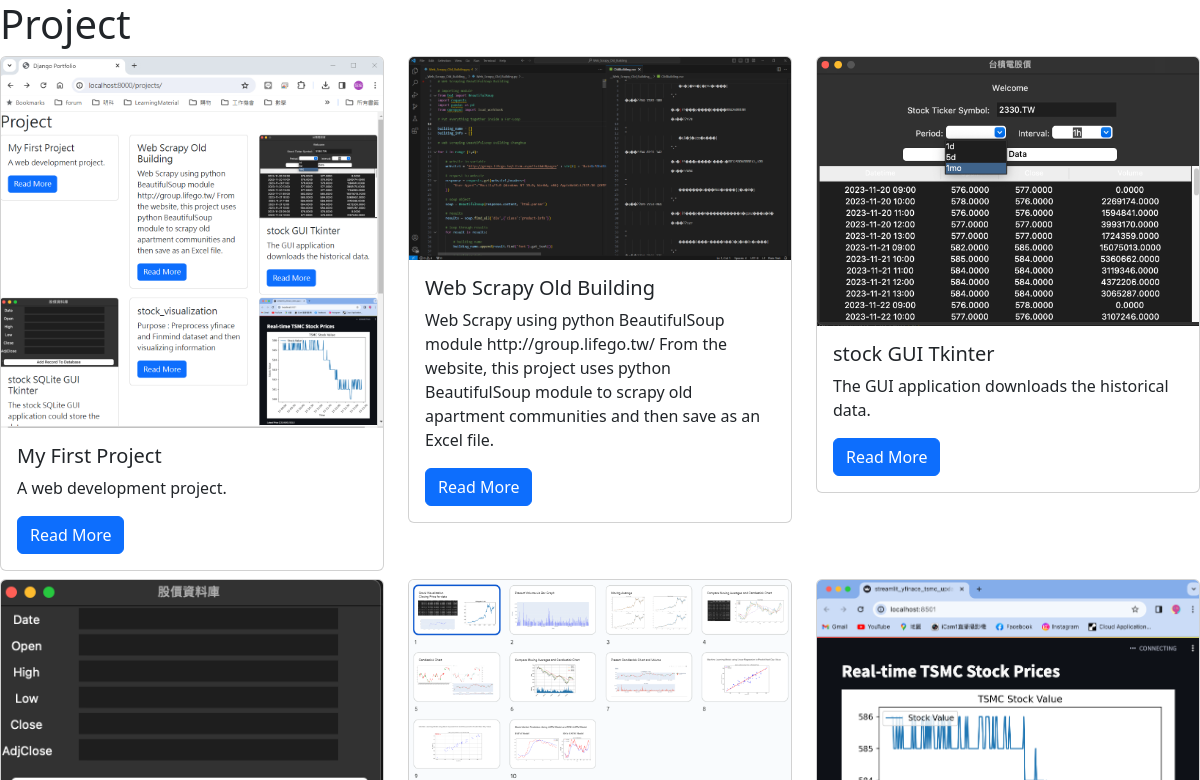
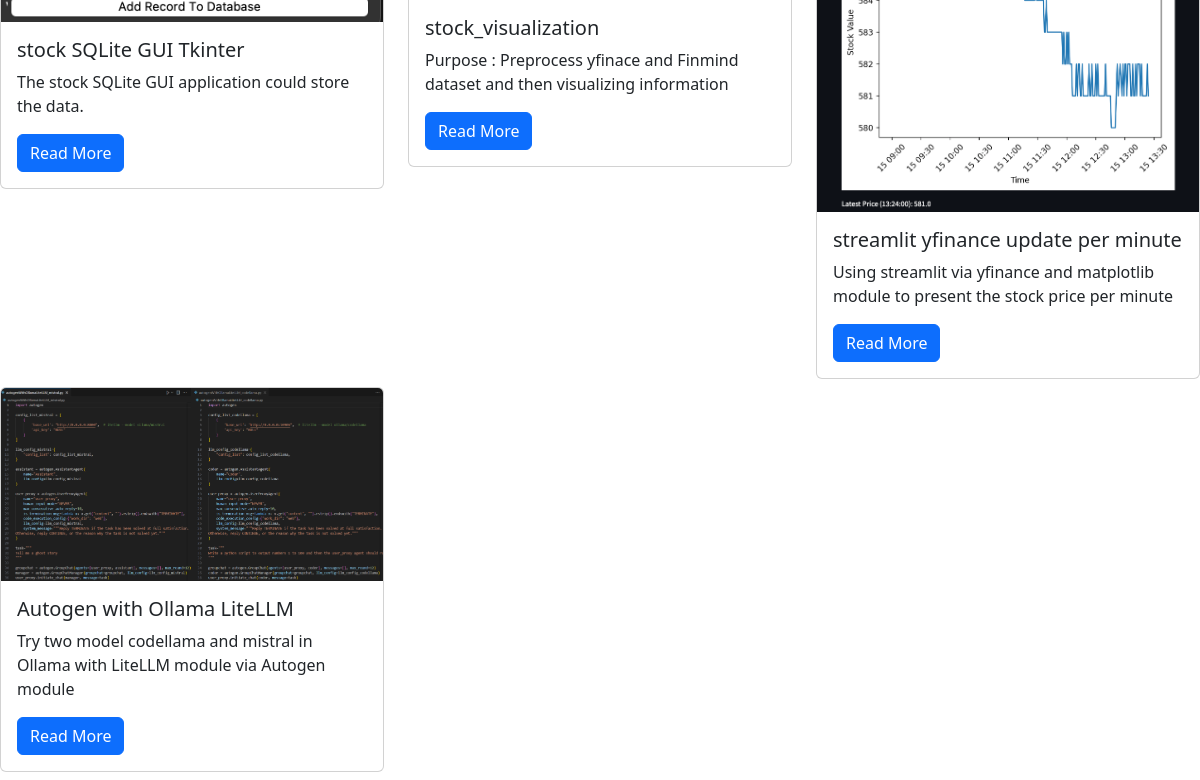
The app's page /projects/, older data (2 pictures, top to bottom).
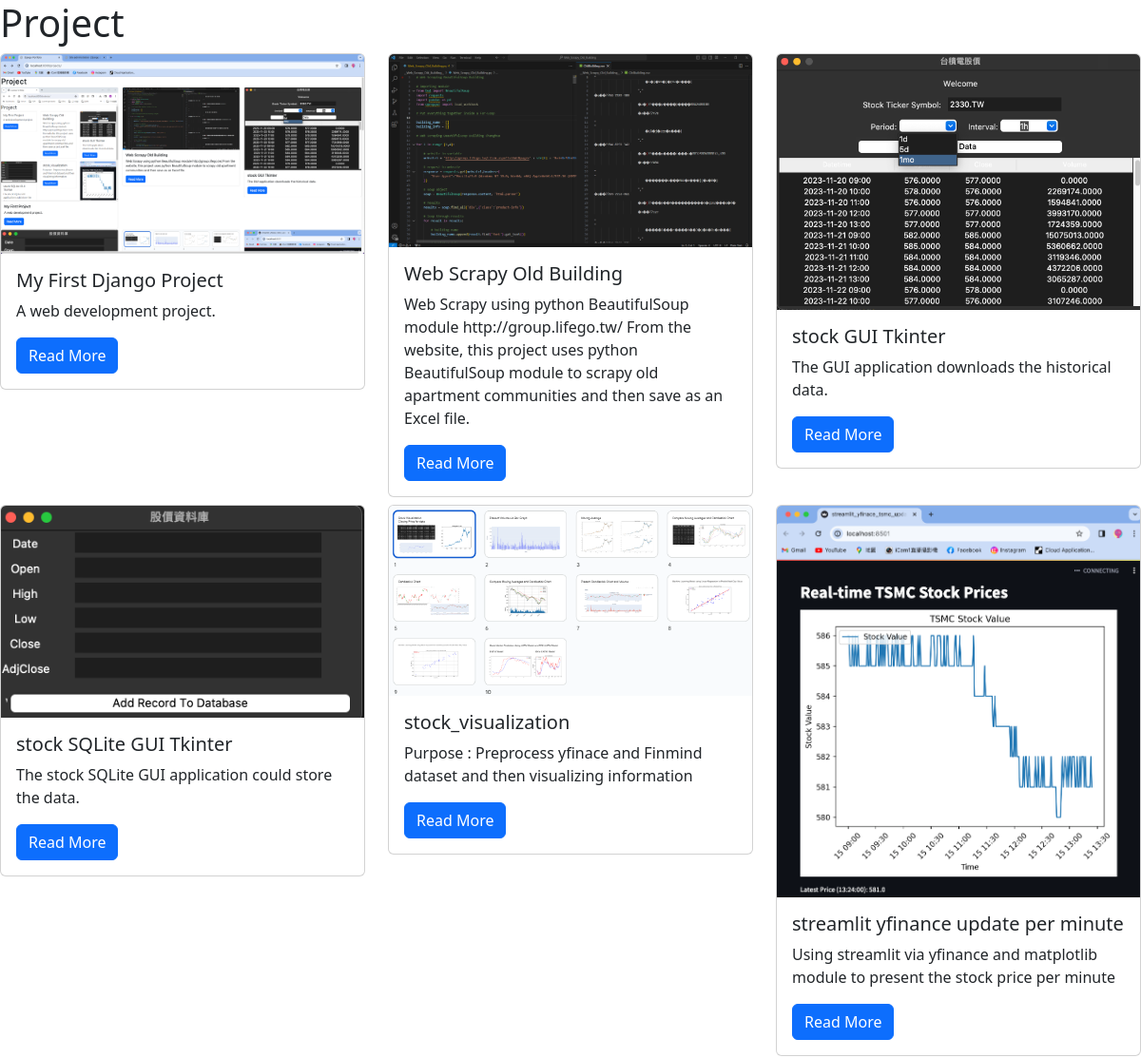
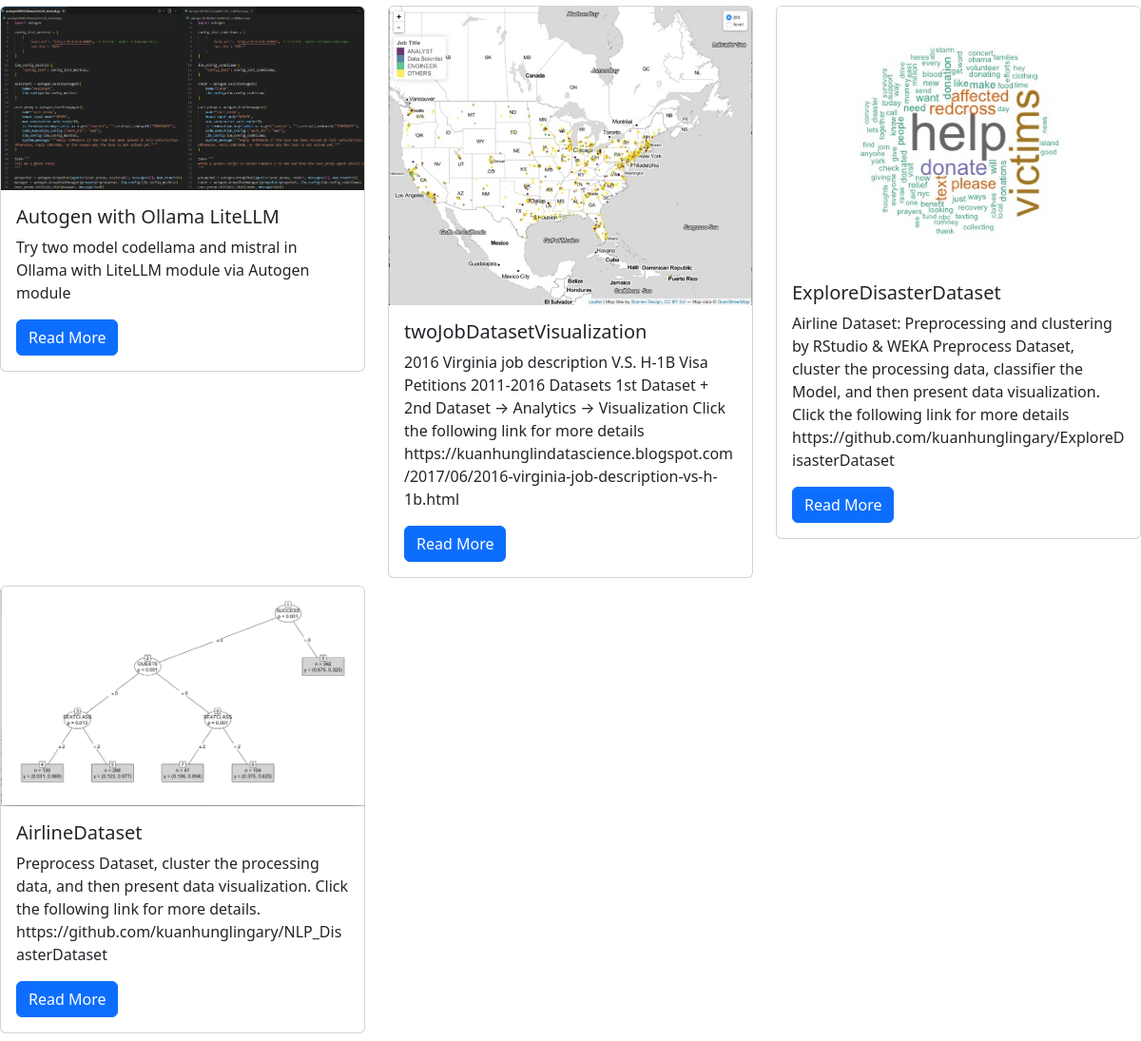
The same page, newer data (2 pictures, top to bottom).
### projects/models.py (models this page shows, shortened)
class Project(models.Model):
    title = models.CharField(max_length=100)
    description = models.TextField()
    technology = models.CharField(max_length=20)
    image = models.ImageField(upload_to="project_images", blank=True)
    link = models.URLField(
        help_text="Link to RST. For example 'https://github.com/kuanhunglingary/DjangoPortfolio/blob/main/README.md'",
        null=True,
        blank=True,
    )

### projects/views.py (the view)
# urls.py: path("", views.project_index, name="project_index"),
def project_index(request):
    projects = Project.objects.all()
    context = {"projects": projects}
    return render(request, "projects/project_index.html", context)

### projects/templates/projects/project_index.html (shortened to what this page needs)
{% extends "base.html" %}
{% load django_bootstrap5 %}
{% block body %}
    <h1>Project</h1>
    <div class="row">
        {% for project in projects %}
            <div class="col-md-4">
                <div class="card mb-2">
                    {% if project.image %}<img class="card-img-top" src="{{ project.image.url }}">{% endif %}
                    <div class="card-body">
                        <h5 class="card-title">{{ project.title }}</h5>
                        <p class="card-text">{{ project.description }}</p>
                        <a href="{% url 'project_detail' project.pk %}" class="btn btn-primary">Read More</a>
                    </div>
                </div>
            </div>
        {% endfor %}
    </div>
{% endblock body %}

Row changes from the older to the newer data that the page shows:
changed Project "A web development project.": image: a different picture; title "My First Project" → "My First Django Project"
added Project: image (picture), title "twoJobDatasetVisualization", description "2016 Virginia job description V.S. H-1B Visa Petitions 2011-2016 Datasets 1st Dataset + 2nd Dataset → Analytics → Visualization Click the following link for more details https://kuanhunglindatascience.blogspot.com/2017/06/2016-virginia-job-description-vs-h-1b.html"
added Project: image (picture), title "ExploreDisasterDataset", description "Airline Dataset: Preprocessing and clustering by RStudio & WEKA Preprocess Dataset, cluster the processing data, classifier the Model, and then present data visualization. Click the following link for more details https://github.com/kuanhunglingary/ExploreDisasterDataset"
added Project: image (picture), title "AirlineDataset", description "Preprocess Dataset, cluster the processing data, and then present data visualization. Click the following link for more details. https://github.com/kuanhunglingary/NLP_DisasterDataset"
